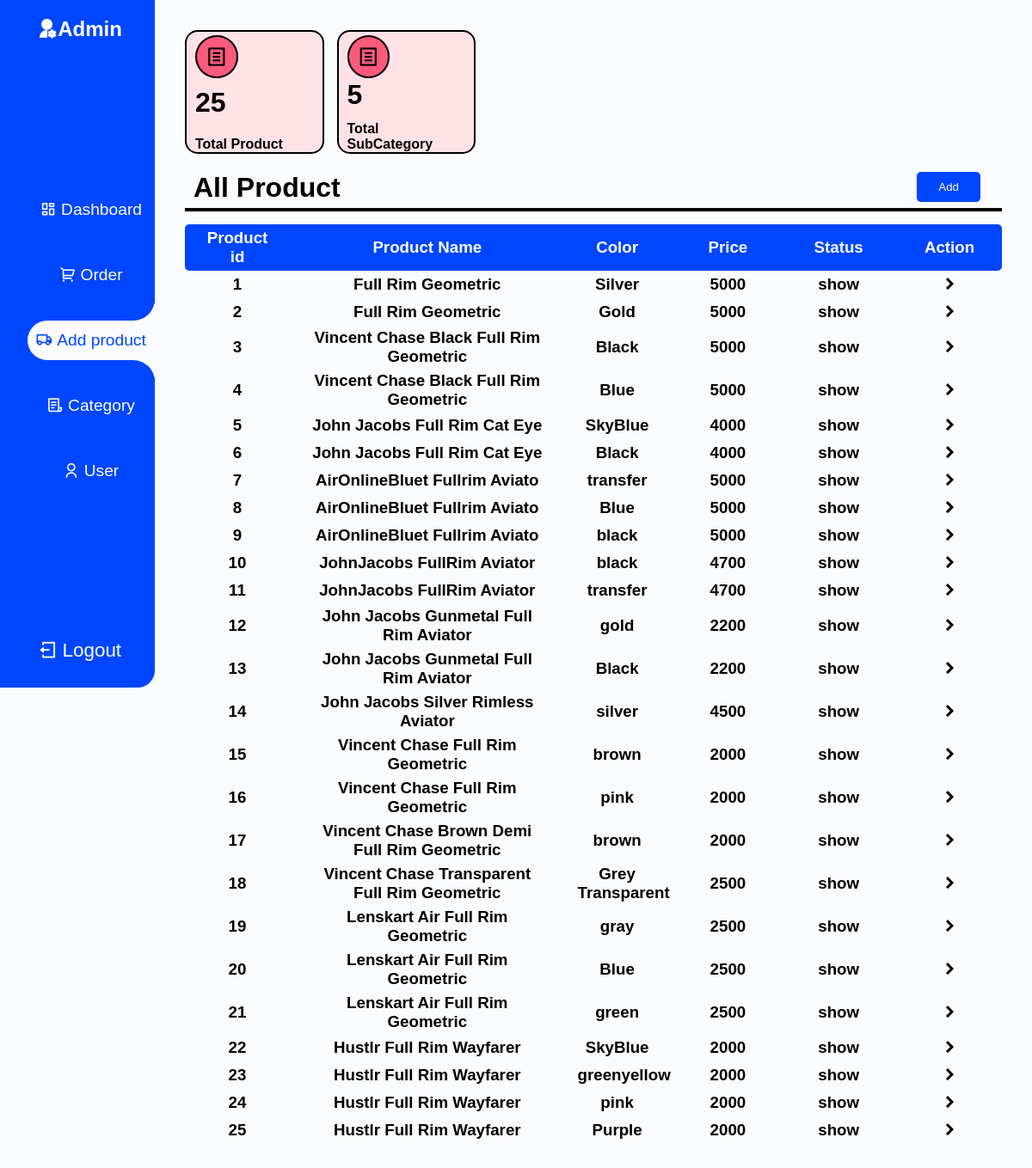
/admin/additem.php (signed in), run on an earlier commit of the app's database.
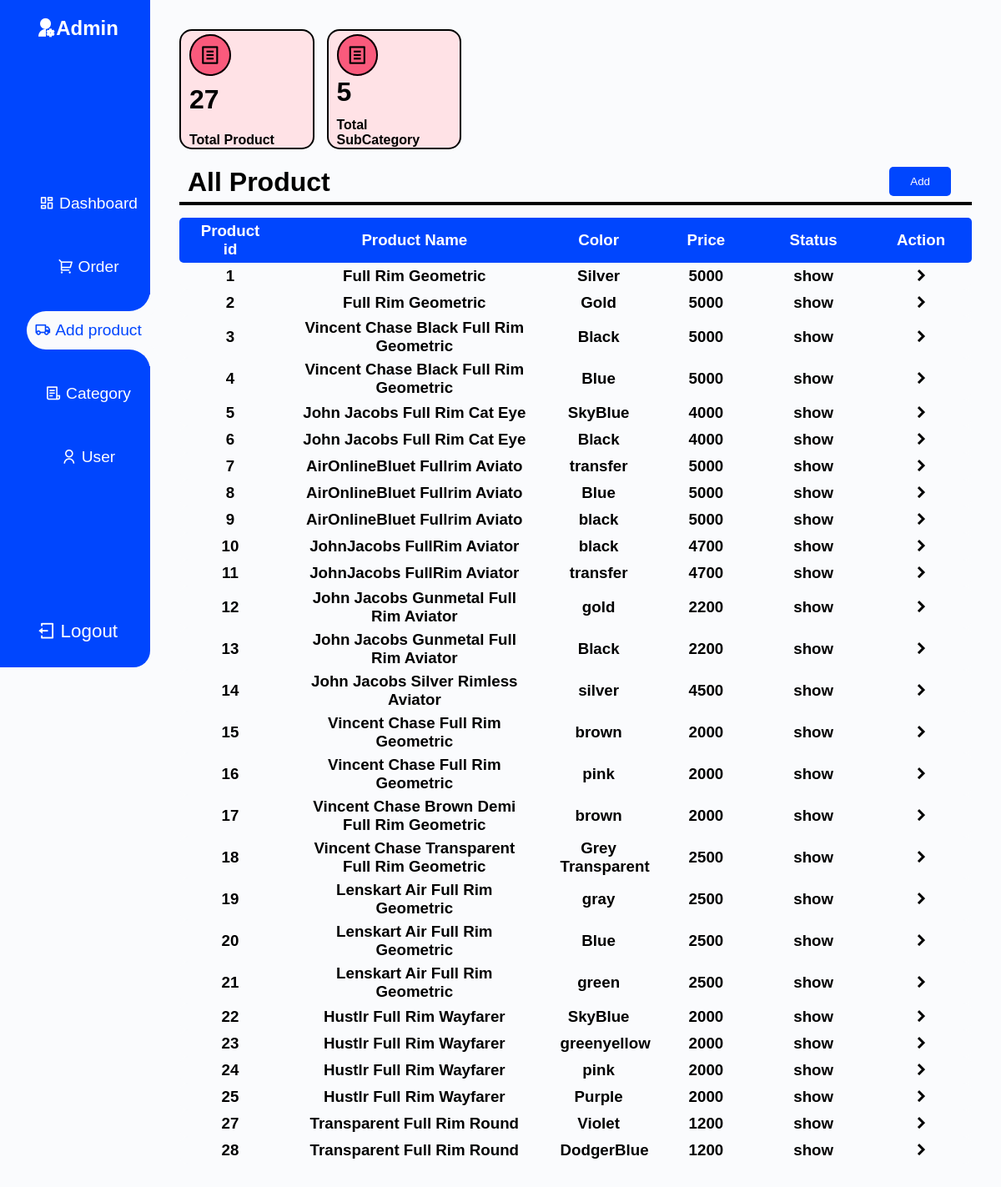
And on a later commit of the database.
### tables this page shows
CREATE TABLE `product` (
  `productid` int(11) NOT NULL,
  `name` varchar(255) DEFAULT NULL,
  `detail` longtext DEFAULT NULL,
  `mrp` int(11) NOT NULL DEFAULT 0,
  `maincategory` varchar(255) DEFAULT NULL,
  `img1` varchar(255) DEFAULT NULL,
  `img2` varchar(255) DEFAULT NULL,
  `img3` varchar(255) DEFAULT NULL,
  `img4` varchar(255) DEFAULT NULL,
  `color` varchar(255) DEFAULT NULL,
  `status` varchar(255) NOT NULL DEFAULT 'show',
  `addingdate` timestamp NOT NULL DEFAULT current_timestamp(),
  `size` varchar(20) DEFAULT 'medium',
  `sellingprice` int(255) DEFAULT NULL,
  `subcategory` varchar(255) DEFAULT NULL
);

### admin/additem.php (the view, shortened to what this page needs)
<!DOCTYPE html>
<html lang="en">
<head>
    <link rel="stylesheet" href="stylesheet/additem.css">
</head>
<body>
    <?php
        include("component/adminnav.php");
        include("../config/fontfamily.php");
        include("../config/dbconnect.php");
        $select="SELECT productid, name, color, status, sellingprice FROM product";
        $result=mysqli_query($con,$select);
        $quary="SELECT * FROM categories where status='show'";
        $data=mysqli_query($con,$quary);
    ?>
    <div class="deshboard">
        <div class="top-sec">
            <div class="box-conatiner">
                <div class="box">
                    <div class="icon">
                        <i class="ri-file-list-line"></i>
                    </div>
                    <h1>
                        <?php
                         echo mysqli_num_rows($result);
                        ?>
                    </h1>
                    <h4>
                    Total Product
                    </h4>
                </div>
            <div class="box">
                <div class="icon">
                    <i class="ri-file-list-line"></i>
                </div>
                <h1>
                <?php
                    echo mysqli_num_rows($data);
                ?>
                </h1>
                <h4>
                    Total SubCategory
                </h4>
            </div>
            </div>
        </div>
        <div class="document">
            <div class="top-hadding">
                <h1>All Product</h1>
                <a href="addproduct.php"><button>Add</button></a>
            </div>
        <div class="divder"></div>
        <?php
            $select="SELECT productid, name, color, status, sellingprice FROM product";
            $result=mysqli_query($con,$select);
            if(mysqli_num_rows($result)>0){
                ?>
                    <div class="order-heading">
                        <div class="oder-id">
                        <h3>Product id</h3>
                        </div>
                        <div class="details">
                        <h3>Product Name</h3>
                        </div>
                        <div class="color">
                        <h3>Color</h3>
                        </div>
                        <div class="price">
                        <h3>Price</h3>
                        </div>
                        <div class="status">
                        <h3>Status</h3>
                        </div>
                        <div class="action">
                        <h3>Action</h3>
                    </div>
            </div>
            <?php
                while($data=mysqli_fetch_assoc($result)){
                    ?>
                        <div class="order-data">
                            <div class="oder-id">
                                <h3><?php echo $data['productid'];?></h3>
                            </div>
                            <div class="details">
                                <h3><?php echo $data['name'];?></h3>
                            </div>
                            <div class="color">
                                <h3><?php echo $data['color'];?></h3>
                            </div>
                            <div class="price">
                                <h3><?php echo $data['sellingprice'];?></h3>
                            </div>
                            <div class="status">
                                <h3><?php echo $data['status'];?></h3>
                            </div>
                            <div class="action">
                                <h3><a href="productdetail.php?pid=<?php echo $data['productid'];?>">
                                        <i class="ri-arrow-right-s-line"></i>
                                    </a>
                                </h3>
                        </div>
                </div>
                    <?php
                }
            }
            else{
                echo "Product not found";
            }
        ?>
</div>
</body>
</html>

What changed in the data, as far as the page shows it:
added product: productid "27", name "Transparent Full Rim Round", color "Violet", sellingprice "1200", status "show"
added product: productid "28", name "Transparent Full Rim Round", color "DodgerBlue", sellingprice "1200", status "show"
Also different on the page:
mysqli_num_rows($result): "25" → "27"
